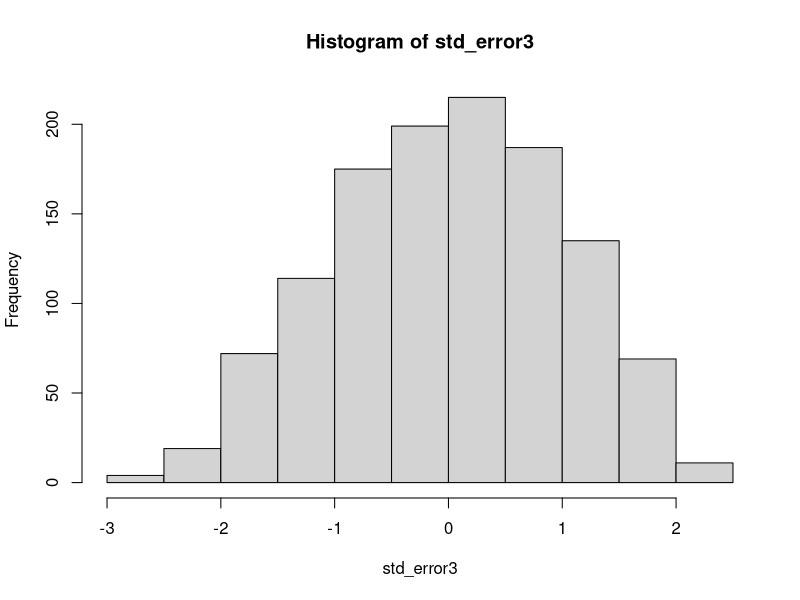
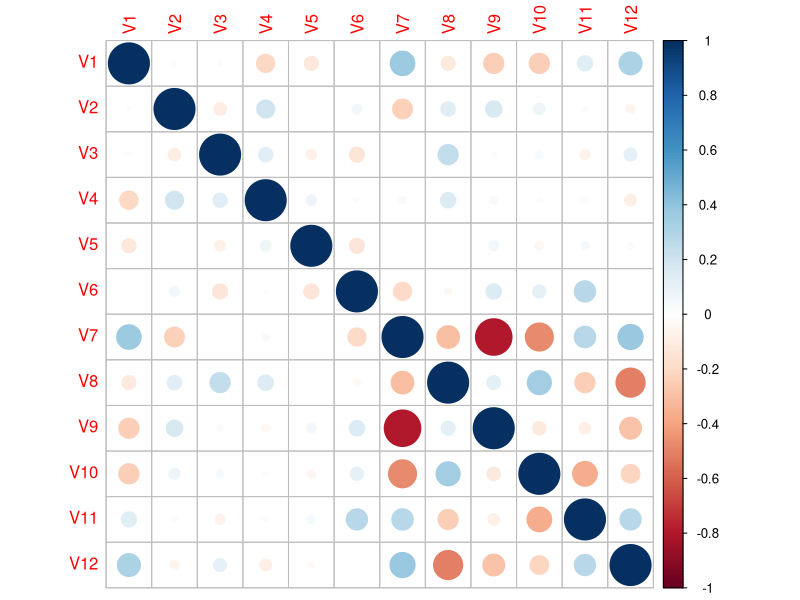
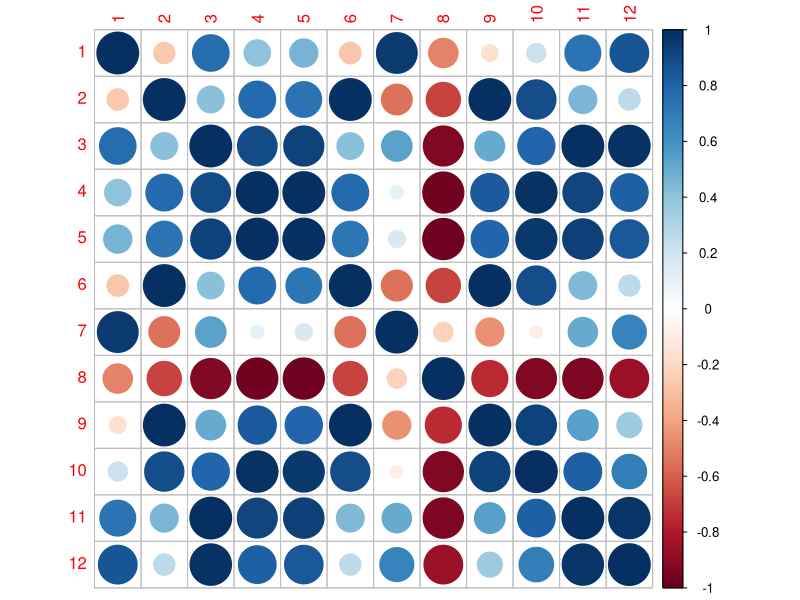
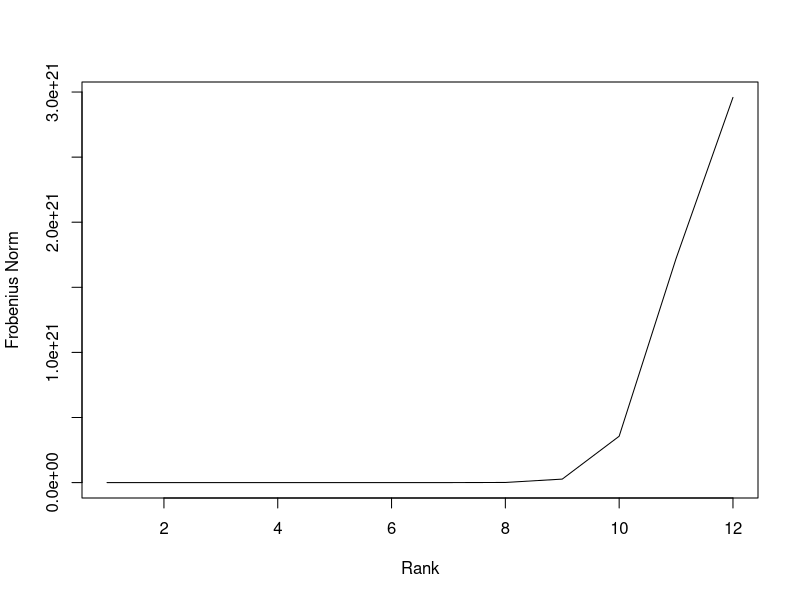

These charts were generated, in order, by the following R code:
## ---- chunk 1
#set the working directory
setwd('C:\\Users\\mutse\\OneDrive\\Desktop\\UCT\\DataScience1\\Multivariate Analysis\\Scripts\\CA2')
## ---- chunk 2
#load the libraries
library(corrplot)
library(psych)
## ---- chunk 3
#read txt file
X <- read.table("CA2.txt", header = TRUE)
# head(X)
#make X a matrix
X <- as.matrix(X)
head(X)
## ---- chunk 4
#For each approximation Xk of rank k, 

XtrX <- t(X) %*% X

#calculate the SVD of XtrX
svdX <- svd(X)

#find the best rank k approximation for k = 1 to num of columns in X
m <- dim(X)[2]
#create a list of 12 b matrices
B <- list()

for (k in 1:m) {
  b <- prod(svdX$d[1:k]) * (svdX$u[, 1:k] %*% t(svdX$v[, 1:k]))
  B[[k]] <- b
}

## ---- chunk 5
#calculate the error for each rank k approximation
error <- list()
for (k in 1:length(B)) {
  error_k <- X - B[[k]]
  error[[k]] <- error_k
}
## ---- chunk 6
#Qtn 1: we find mean error vector error3
error3 <- error[[3]]
#mean for each column
mean_error3 <- colMeans(error3)
mean_error3
## ---- chunk 7
#Qtn 2
std_error3 <- scale(error3)
## ---- chunk 8
hist(std_error3)
## ---- chunk 9
corrplot(cor(X))
corrplot(cor(B[[3]]))
#the lower the rank, the less the correlation is preserved
## ---- chunk 10

frob_vec <- c()
for (i in 1: 12){
  frob <- sqrt(tr(error[[i]]%*%t(error[[i]])))[1]
  frob_vec <- rbind(frob_vec, frob)
}

## ---- chunk 11
frob_vec <- cbind(frob_vec, seq(1,12))
plot(frob_vec[,2], frob_vec[,1], type = "l", xlab = "Rank", ylab = "Frobenius Norm")

